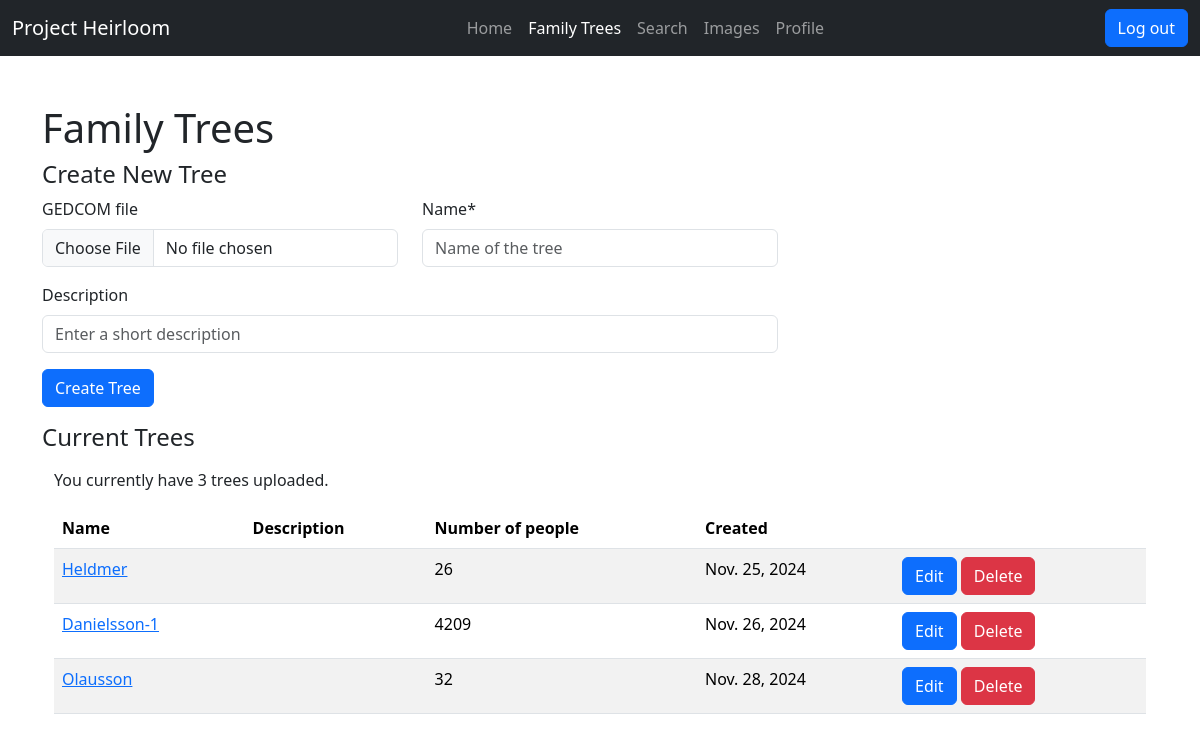
Page /genealogy/tree/ (signed in) on the earlier database version.
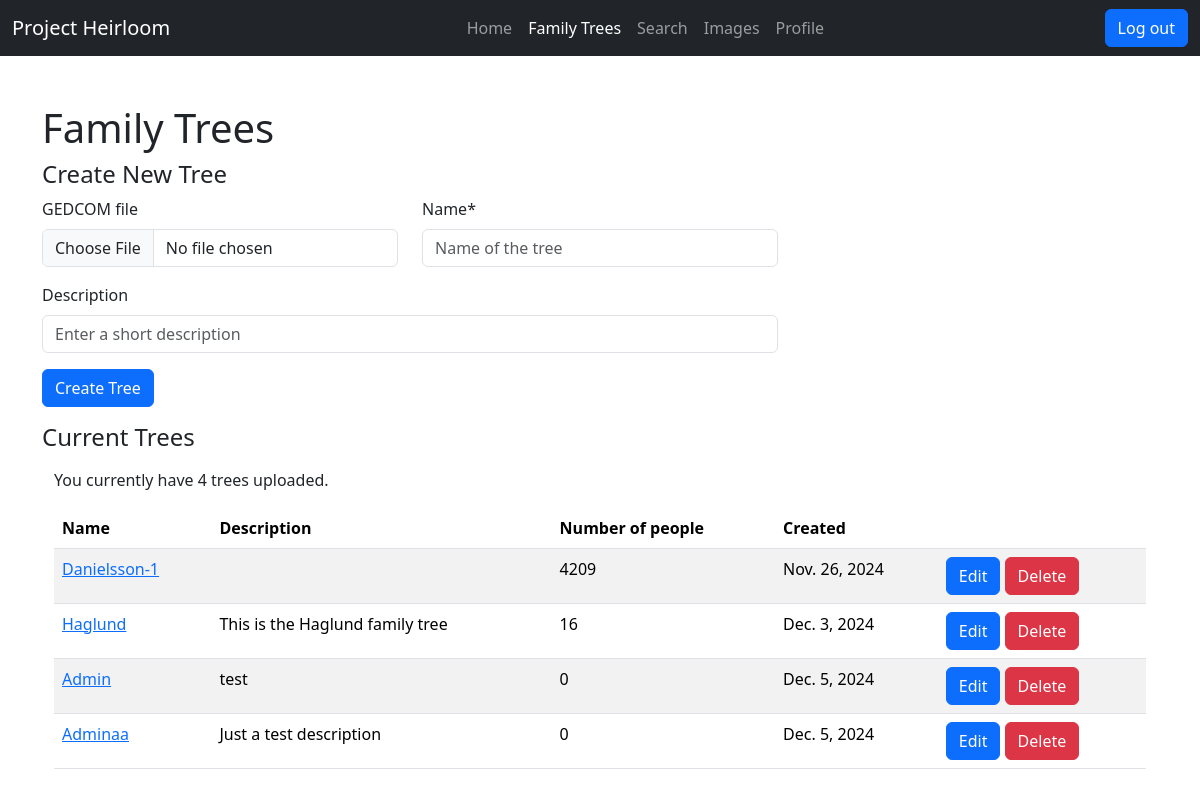
Same page on the later database version.
### genealogy/models.py (models this page shows, shortened)
class Tree(models.Model):
    user = models.ForeignKey(
        settings.AUTH_USER_MODEL,
        on_delete=models.CASCADE
    )
    upload_date = models.DateField(default=date.today)
    name = models.CharField(
        max_length=100
    )
    description = models.CharField(
        blank=True,
        null=True,
        max_length=200
    )
    gedcom_file = models.FileField(
        upload_to=users_file_location,
        blank=True,
        null=True
    )
    class Meta:
        constraints = [
            models.UniqueConstraint(fields=['user', 'name'], name='User and name combination')
        ]

### genealogy/views.py (the view)
# urls.py: path('tree/', views.family_tree, name='family_tree'),
@login_required
def family_tree(request):
    if request.method == "POST":
        form = NewTreeForm(request.POST, request.FILES)
        if form.is_valid():
            cd = form.cleaned_data
            if Tree.objects.filter(Q(name=cd['name']) & Q(user=request.user)).count() > 0:
                messages.error(request, 'A tree with that name already exists!')
            else:
                new_tree = Tree(user=request.user)
                if request.FILES:
                    new_tree.gedcom_file = request.FILES["file"]
                new_tree.name = cd['name']
                new_tree.description = cd['description']
                new_tree.save()
                if new_tree.gedcom_file:
                    gedcom.handle_uploaded_file(new_tree)
                messages.success(request, 'New tree added successfully!')
                form = NewTreeForm()
    else:
        form = NewTreeForm()
    trees = Tree.objects.filter(user=request.user)
    trees = trees.annotate(number_of_individuals=Count("individuals"))
    return render(
        request,
        'genealogy/family_tree.html',
        {
            'section': 'family_tree',
            'upload_form': form,
            'trees': trees
        }
    )

### genealogy/forms.py (shortened to what this page needs)
class NewTreeForm(forms.Form):
    def __init__(self, *args, **kwargs):
        super().__init__(*args, **kwargs)
        self.helper = FormHelper(self)
        self.helper.form_method = 'POST'
        self.helper.form_action = reverse_lazy('family_tree')
        self.helper.add_input(Submit('upload-submit', 'Create Tree', css_id='upload-button'))
        self.helper.layout = Layout(
            Row(
                Column('file', css_class='col-md-4'),
                Column('name', css_class='col-md-4')
            ),
            Row(
                Column('description', css_class='col-md-8')
            )
        )
    file = forms.FileField(
        required=False,
        label="GEDCOM file"
    )
    name = forms.CharField(
        required=True,
        max_length=100,
        widget=forms.TextInput(attrs={"placeholder": "Name of the tree"})
    )
    description = forms.CharField(
        required=False,
        max_length=200,
        widget=forms.TextInput(attrs={"placeholder": "Enter a short description"})
    )

### genealogy/templates/genealogy/family_tree.html (shortened to what this page needs)
{% extends "base.html" %}
{% load crispy_forms_tags %}
{% block content %}
    <h1>Family Trees</h1>
    <div id="new-tree-container">
        <h4>Create New Tree</h3>
        <form method="post" enctype="multipart/form-data">
            {% crispy upload_form %}
        </form>
    </div>
    <div id="current-trees-container">
        <h4>Current Trees</h4>
        {% if trees %}
            {% include 'genealogy/tree_list.html' %}
        {% else %}
            <p>You currently have no uploaded trees.</p>
        {% endif %}
    </div>
{% endblock content %}

### genealogy/templates/genealogy/tree_list_rows.html
{% for tree in trees %}
    <tr id="tree-{{ tree.id }}">
        <td><a href="{% url 'view_tree' tree.id %}">{{ tree.name }}</a></td>
        <td>{{ tree.description|default_if_none:"" }}</td>
        <td>{{ tree.number_of_individuals }}</td>
        <td>{{ tree.upload_date }}</td>
        <td>
            <button class="btn btn-primary" type="button" hx-get="{% url 'edit_tree_modal' tree.id %}"
                    hx-target="#edit-tree-modal-content" hx-trigger="click" hx-swap="innerHTML"
                    data-bs-toggle="modal" data-bs-target="#edit-tree-modal">Edit</button>
            <button class="btn btn-danger" type="button" hx-get="{% url 'delete_tree_modal' tree.id %}"
                    hx-target="#delete-tree-modal-content" hx-trigger="click" hx-swap="innerHTML"
                    data-bs-toggle="modal" data-bs-target="#delete-tree-modal">Delete</button>
        </td>
    </tr>
{% endfor %}

Differences in the rows shown:
removed Tree: name "Heldmer", number_of_individuals "26", upload_date "Nov. 25, 2024"
removed Tree: name "Olausson", number_of_individuals "32", upload_date "Nov. 28, 2024"
added Tree: name "Haglund", description "This is the Haglund family tree", number_of_individuals "16", upload_date "Dec. 3, 2024"
added Tree: name "Admin", description "test", number_of_individuals "0", upload_date "Dec. 5, 2024"
added Tree: name "Adminaa", description "Just a test description", number_of_individuals "0", upload_date "Dec. 5, 2024"
Other differences:
{{ trees|length }}: "3" → "4"
